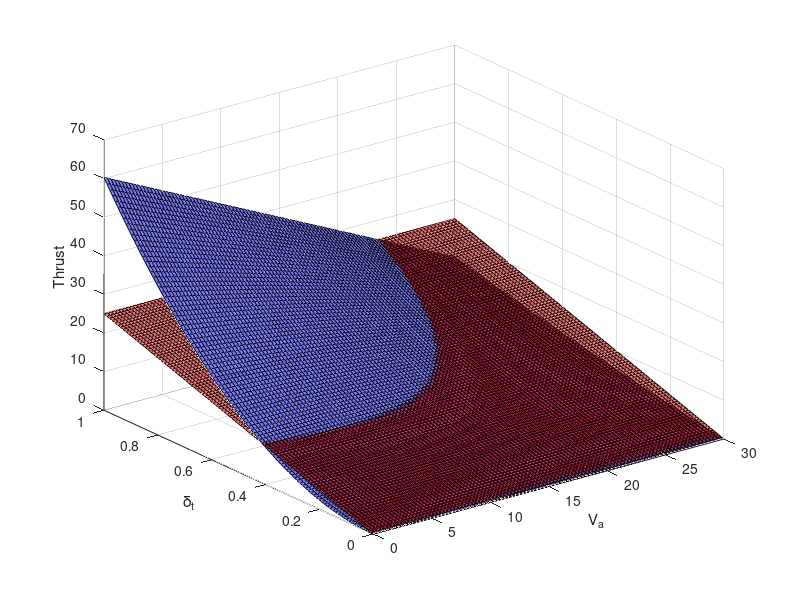

Write MATLAB code to recreate this figure.
clear, close all

rho = 1.2;
S_prop = 0.0314;
C_prop = 1.0;
k_motor = 40;

Va = linspace(0,30,100);
delta_t = linspace(0,1,100);
C_Va = 0.1 * Va .^ 2;

[Va_,delta_t_] = meshgrid(Va,delta_t);
% thrust = 0.5 * rho * S_prop * C_prop * ((k_motor * delta_t_).^2 - Va_.^2);
thrust = rho * S_prop * C_prop * (Va_ + delta_t_ .* (k_motor - Va_)) .* delta_t_ .* (k_motor - Va_);
thrust_linear = 25 * delta_t_;

figure(1), clf, grid on
surf(Va, delta_t, thrust, 'facecolor', 'b', 'facealpha', 0.5), hold on
surf(Va, delta_t, thrust_linear, 'facecolor', 'r', 'facealpha', 0.5)
xlabel('V_a')
ylabel('\delta_t')
zlabel('Thrust')

% figure(2), clf, grid on
% plot(delta_t_(:,1), thrust(:,50))
% xlabel('\delta_t')
% ylabel('Thrust')
